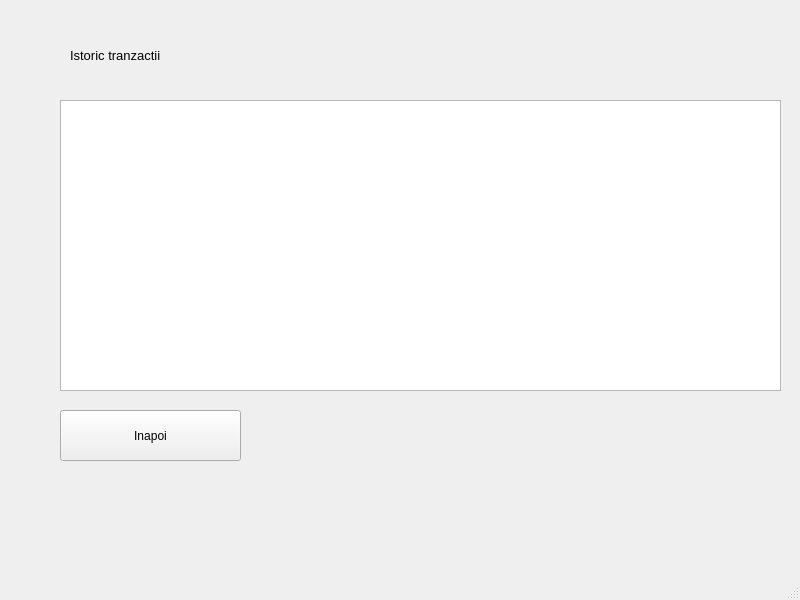
<?xml version="1.0" encoding="UTF-8"?>
<ui version="4.0">
 <class>TranzactiiWindow</class>
 <widget class="QMainWindow" name="TranzactiiWindow">
  <property name="geometry">
   <rect>
    <x>0</x>
    <y>0</y>
    <width>800</width>
    <height>600</height>
   </rect>
  </property>
  <property name="windowTitle">
   <string>MainWindow</string>
  </property>
  <widget class="QWidget" name="centralwidget">
   <widget class="QLabel" name="titleLabel">
    <property name="geometry">
     <rect>
      <x>70</x>
      <y>30</y>
      <width>391</width>
      <height>51</height>
     </rect>
    </property>
    <property name="font">
     <font>
      <pointsize>10</pointsize>
     </font>
    </property>
    <property name="text">
     <string>Istoric tranzactii</string>
    </property>
   </widget>
   <widget class="QListWidget" name="listaTranzactii">
    <property name="geometry">
     <rect>
      <x>60</x>
      <y>100</y>
      <width>721</width>
      <height>291</height>
     </rect>
    </property>
   </widget>
   <widget class="QPushButton" name="backButon">
    <property name="geometry">
     <rect>
      <x>60</x>
      <y>410</y>
      <width>181</width>
      <height>51</height>
     </rect>
    </property>
    <property name="text">
     <string>Inapoi</string>
    </property>
   </widget>
  </widget>
  <widget class="QMenuBar" name="menubar">
   <property name="geometry">
    <rect>
     <x>0</x>
     <y>0</y>
     <width>800</width>
     <height>25</height>
    </rect>
   </property>
  </widget>
  <widget class="QStatusBar" name="statusbar"/>
 </widget>
 <resources/>
 <connections/>
</ui>
